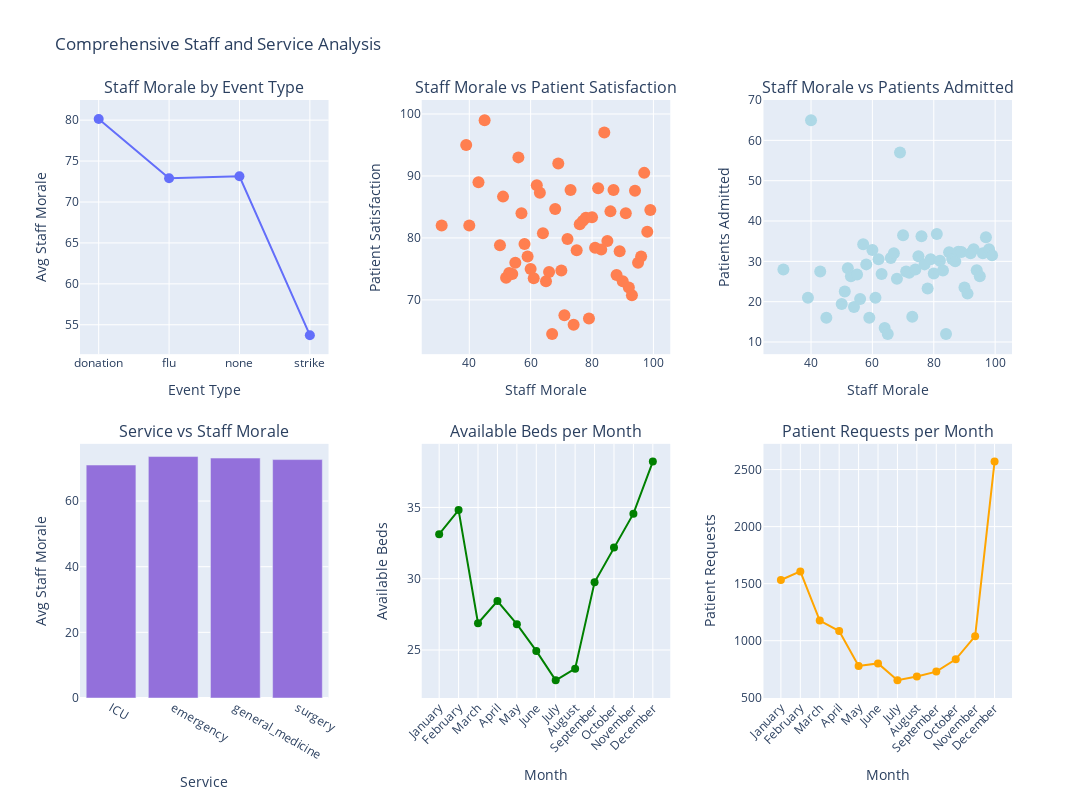

Notebook code for this chart:
### Markdown cell above
### **Insights: Service Quality Analysis**

From the scatter plot visualization, we can observe several key patterns:

1. **Surgery Department Performance**
   - Highest average satisfaction rate (~80.3)
   - Longest average stay (~8.5 days) - represented by the largest bubble size
   - Second highest patient volume (~253 patients)
   - The combination of high satisfaction despite longer stays suggests quality specialized care

2. **ICU Service**
   - Second highest satisfaction rate (~79.9)
   - Moderate length of stay (~5 days)
   - Lowest patient count (~243 patients) - darkest bubble
   - High satisfaction with moderate stays indicates efficient intensive care

3. **Emergency Department**
   - Middle satisfaction rate (~79.5)
   - Shortest average stay (~4 days) - smallest bubble
   - Highest patient volume (~263 patients) - lightest/yellow bubble
   - Quick turnaround with high volume suggests efficient triage and treatment

4. **General Medicine**
   - Lowest satisfaction rate (~78.6)
   - Moderate length of stay (~6 days)
   - Moderate patient count (~245 patients)
   - Lower satisfaction may indicate need for process improvements or resource allocation

**Key Takeaway**: There's a positive correlation between longer hospital stays and satisfaction (particularly in Surgery), suggesting that patients receiving more intensive, specialized care tend to be more satisfied. The Emergency department maintains decent satisfaction despite the highest patient throughput, indicating good operational efficiency.

### Code cell
# 3.4 relationship between staff service, morale and patient satisfaction (services_data)

services_data.head()

# Convert month numbers to month names
services_data['month_name'] = services_data['month'].map({
    1: 'January', 2: 'February', 3: 'March', 4: 'April', 
    5: 'May', 6: 'June', 7: 'July', 8: 'August', 
    9: 'September', 10: 'October', 11: 'November', 12: 'December'
})

# Aggregate data for different relationships
morale_event = services_data.groupby('event').agg(
    staff_morale=('staff_morale', 'mean'),
).reset_index()

patientVstaff = services_data.groupby('staff_morale').agg(
    patient_satisfaction=('patient_satisfaction', 'mean'),
).reset_index()

morale_patients = services_data.groupby('staff_morale').agg(
    patients_admitted=('patients_admitted', 'mean'),
).reset_index()

service_morale = services_data.groupby('service').agg(
    staff_morale=('staff_morale', 'mean'),
).reset_index()

beds_per_month = services_data.groupby('month_name').agg(
    available_beds=('available_beds', 'mean'),
).reset_index()
# Reorder months correctly
month_order = ['January', 'February', 'March', 'April', 'May', 'June', 
               'July', 'August', 'September', 'October', 'November', 'December']
beds_per_month['month_name'] = pd.Categorical(beds_per_month['month_name'], categories=month_order, ordered=True)
beds_per_month = beds_per_month.sort_values('month_name')

requests_per_month = services_data.groupby('month_name').agg(
    patient_requests=('patients_request', 'sum'),
).reset_index()
requests_per_month['month_name'] = pd.Categorical(requests_per_month['month_name'], categories=month_order, ordered=True)
requests_per_month = requests_per_month.sort_values('month_name')

# Calculate correlations
correlation_satisfaction = services_data[['staff_morale', 'patient_satisfaction']].corr().iloc[0, 1]
correlation_admitted = services_data[['staff_morale', 'patients_admitted']].corr().iloc[0, 1]

print(f"Correlation between Staff Morale and Patient Satisfaction: {correlation_satisfaction:.3f}")
print(f"Correlation between Staff Morale and Patients Admitted: {correlation_admitted:.3f}")

# Create subplots (2 rows x 3 columns)
fig = sp.make_subplots(
    rows=2, cols=3,
    subplot_titles=(
        'Staff Morale by Event Type', 
        'Staff Morale vs Patient Satisfaction',
        'Staff Morale vs Patients Admitted',
        'Service vs Staff Morale',
        'Available Beds per Month',
        'Patient Requests per Month'
    ),
    horizontal_spacing=0.1,
    vertical_spacing=0.15
)

# Row 1, Col 1: Staff Morale by Event
fig.add_trace(
    go.Scatter(
        x=morale_event['event'], 
        y=morale_event['staff_morale'], 
        mode='lines+markers', 
        name='Morale by Event',
        marker=dict(size=10),
        line=dict(width=2)
    ),
    row=1, col=1
)

# Row 1, Col 2: Staff Morale vs Patient Satisfaction
fig.add_trace(
    go.Scatter(
        x=patientVstaff['staff_morale'],
        y=patientVstaff['patient_satisfaction'],
        name='Morale vs Satisfaction',
        mode='markers',
        marker=dict(size=12, color='coral'),
        text=[f"Morale: {m}<br>Satisfaction: {s:.1f}" for m, s in zip(patientVstaff['staff_morale'], patientVstaff['patient_satisfaction'])],
        hovertemplate='%{text}<extra></extra>'
    ),
    row=1, col=2
)

# Row 1, Col 3: Staff Morale vs Patients Admitted
fig.add_trace(
    go.Scatter(
        x=morale_patients['staff_morale'],
        y=morale_patients['patients_admitted'],
        name='Morale vs Admitted',
        mode='markers',
        marker=dict(size=12, color='lightblue'),
        text=[f"Morale: {m}<br>Admitted: {p:.1f}" for m, p in zip(morale_patients['staff_morale'], morale_patients['patients_admitted'])],
        hovertemplate='%{text}<extra></extra>'
    ),
    row=1, col=3
)

# Row 2, Col 1: Service vs Staff Morale
fig.add_trace(
    go.Bar(
        x=service_morale['service'],
        y=service_morale['staff_morale'],
        name='Service Morale',
        marker=dict(color='mediumpurple')
    ),
    row=2, col=1
)

# Row 2, Col 2: Available Beds per Month
fig.add_trace(
    go.Scatter(
        x=beds_per_month['month_name'],
        y=beds_per_month['available_beds'],
        name='Available Beds',
        mode='lines+markers',
        marker=dict(size=8, color='green'),
        line=dict(width=2)
    ),
    row=2, col=2
)

# Row 2, Col 3: Patient Requests per Month
fig.add_trace(
    go.Scatter(
        x=requests_per_month['month_name'],
        y=requests_per_month['patient_requests'],
        name='Patient Requests',
        mode='lines+markers',
        marker=dict(size=8, color='orange'),
        line=dict(width=2)
    ),
    row=2, col=3
)

# Update axes labels
fig.update_xaxes(title_text="Event Type", row=1, col=1)
fig.update_yaxes(title_text="Avg Staff Morale", row=1, col=1)

fig.update_xaxes(title_text="Staff Morale", row=1, col=2)
fig.update_yaxes(title_text="Patient Satisfaction", row=1, col=2)

fig.update_xaxes(title_text="Staff Morale", row=1, col=3)
fig.update_yaxes(title_text="Patients Admitted", row=1, col=3)

fig.update_xaxes(title_text="Service", row=2, col=1)
fig.update_yaxes(title_text="Avg Staff Morale", row=2, col=1)

fig.update_xaxes(title_text="Month", row=2, col=2, tickangle=-45)
fig.update_yaxes(title_text="Available Beds", row=2, col=2)

fig.update_xaxes(title_text="Month", row=2, col=3, tickangle=-45)
fig.update_yaxes(title_text="Patient Requests", row=2, col=3)

# Update overall layout
fig.update_layout(
    title_text='Comprehensive Staff and Service Analysis',
    height=800,
    width=1600,
    showlegend=False
)

fig.show()

### Figure 1 — Plotly figure (JSON) as saved in the notebook; plotly's stock layout.template omitted (floating-point values rounded to 4 significant figures)
{"data": [{"line": {"width": 2}, "marker": {"size": 10}, "mode": "lines+markers", "name": "Morale by Event", "type": "scatter", "x": ["donation", "flu", "none", "strike"], "xaxis": "x", "y": [80.14, 72.89, 73.15, 53.73], "yaxis": "y"}, {"hovertemplate": "%{text}<extra></extra>", "marker": {"color": "coral", "size": 12}, "mode": "markers", "name": "Morale vs Satisfaction", "text": ["Morale: 31<br>Satisfaction: 82.0", "Morale: 39<br>Satisfaction: 95.0", "Morale: 40<br>Satisfaction: 82.0", "Morale: 43<br>Satisfaction: 89.0", "Morale: 45<br>Satisfaction: 99.0", "Morale: 50<br>Satisfaction: 78.8", "Morale: 51<br>Satisfaction: 86.7", "Morale: 52<br>Satisfaction: 73.6", "Morale: 53<br>Satisfaction: 74.3", "Morale: 54<br>Satisfaction: 74.2", "Morale: 55<br>Satisfaction: 76.0", "Morale: 56<br>Satisfaction: 93.0", "Morale: 57<br>Satisfaction: 84.0", "Morale: 58<br>Satisfaction: 79.0", "Morale: 59<br>Satisfaction: 77.0", "Morale: 60<br>Satisfaction: 75.0", "Morale: 61<br>Satisfaction: 73.5", "Morale: 62<br>Satisfaction: 88.5", "Morale: 63<br>Satisfaction: 87.3", "Morale: 64<br>Satisfaction: 80.8", "Morale: 65<br>Satisfaction: 73.0", "Morale: 66<br>Satisfaction: 74.5", "Morale: 67<br>Satisfaction: 64.5", "Morale: 68<br>Satisfaction: 84.7", "Morale: 69<br>Satisfaction: 92.0", "Morale: 70<br>Satisfaction: 74.8", "Morale: 71<br>Satisfaction: 67.5", "Morale: 72<br>Satisfaction: 79.8", "Morale: 73<br>Satisfaction: 87.8", "Morale: 74<br>Satisfaction: 66.0", "Morale: 75<br>Satisfaction: 78.0", "Morale: 76<br>Satisfaction: 82.2", "Morale: 77<br>Satisfaction: 82.8", "Morale: 78<br>Satisfaction: 83.2", "Morale: 79<br>Satisfaction: 67.0", "Morale: 80<br>Satisfaction: 83.3", "Morale: 81<br>Satisfaction: 78.4", "Morale: 82<br>Satisfaction: 88.0", "Morale: 83<br>Satisfaction: 78.1", "Morale: 84<br>Satisfaction: 97.0", "Morale: 85<br>Satisfaction: 79.5", "Morale: 86<br>Satisfaction: 84.3", "Morale: 87<br>Satisfaction: 87.8", "Morale: 88<br>Satisfaction: 74.0", "Morale: 89<br>Satisfaction: 77.8", "Morale: 90<br>Satisfaction: 73.0", "Morale: 91<br>Satisfaction: 84.0", "Morale: 92<br>Satisfaction: 72.0", "Morale: 93<br>Satisfaction: 70.8", "Morale: 94<br>Satisfaction: 87.6", "Morale: 95<br>Satisfaction: 76.0", "Morale: 96<br>Satisfaction: 77.0", "Morale: 97<br>Satisfaction: 90.5", "Morale: 98<br>Satisfaction: 81.0", "Morale: 99<br>Satisfaction: 84.5"], "type": "scatter", "x": [31, 39, 40, 43, 45, 50, 51, 52, 53, 54, 55, 56, 57, 58, 59, 60, 61, 62, 63, 64, 65, 66, 67, 68, 69, 70, 71, 72, 73, 74, 75, 76, 77, 78, 79, 80, 81, 82, 83, 84, 85, 86, 87, 88, 89, 90, 91, 92, 93, 94, 95, 96, 97, 98, 99], "xaxis": "x2", "y": [82.0, 95.0, 82.0, 89.0, 99.0, 78.8, 86.67, 73.57, 74.33, 74.17, 76.0, 93.0, 84.0, 79.0, 77.0, 75.0, 73.5, 88.5, 87.29, 80.75, 73.0, 74.5, 64.5, 84.67, 92.0, 74.75, 67.5, 79.83, 87.75, 66.0, 78.0, 82.2, 82.75, 83.25, 67.0, 83.33, 78.4, 88.0, 78.14, 97.0, 79.5, 84.29, 87.75, 74.0, 77.83, 73.0, 84.0, 72.0, 70.75, 87.6, 76.0, 77.0, 90.5, 81.0, 84.5], "yaxis": "y2"}, {"hovertemplate": "%{text}<extra></extra>", "marker": {"color": "lightblue", "size": 12}, "mode": "markers", "name": "Morale vs Admitted", "text": ["Morale: 31<br>Admitted: 28.0", "Morale: 39<br>Admitted: 21.0", "Morale: 40<br>Admitted: 65.0", "Morale: 43<br>Admitted: 27.5", "Morale: 45<br>Admitted: 16.0", "Morale: 50<br>Admitted: 19.4", "Morale: 51<br>Admitted: 22.5", "Morale: 52<br>Admitted: 28.3", "Morale: 53<br>Admitted: 26.3", "Morale: 54<br>Admitted: 18.7", "Morale: 55<br>Admitted: 26.8", "Morale: 56<br>Admitted: 20.7", "Morale: 57<br>Admitted: 34.2", "Morale: 58<br>Admitted: 29.2", "Morale: 59<br>Admitted: 16.0", "Morale: 60<br>Admitted: 32.8", "Morale: 61<br>Admitted: 21.0", "Morale: 62<br>Admitted: 30.5", "Morale: 63<br>Admitted: 26.9", "Morale: 64<br>Admitted: 13.5", "Morale: 65<br>Admitted: 12.0", "Morale: 66<br>Admitted: 30.8", "Morale: 67<br>Admitted: 32.0", "Morale: 68<br>Admitted: 25.7", "Morale: 69<br>Admitted: 57.0", "Morale: 70<br>Admitted: 36.5", "Morale: 71<br>Admitted: 27.5", "Morale: 72<br>Admitted: 27.2", "Morale: 73<br>Admitted: 16.2", "Morale: 74<br>Admitted: 28.0", "Morale: 75<br>Admitted: 31.2", "Morale: 76<br>Admitted: 36.2", "Morale: 77<br>Admitted: 29.2", "Morale: 78<br>Admitted: 23.2", "Morale: 79<br>Admitted: 30.5", "Morale: 80<br>Admitted: 27.0", "Morale: 81<br>Admitted: 36.8", "Morale: 82<br>Admitted: 30.2", "Morale: 83<br>Admitted: 27.7", "Morale: 84<br>Admitted: 12.0", "Morale: 85<br>Admitted: 32.2", "Morale: 86<br>Admitted: 30.6", "Morale: 87<br>Admitted: 30.0", "Morale: 88<br>Admitted: 32.4", "Morale: 89<br>Admitted: 32.3", "Morale: 90<br>Admitted: 23.5", "Morale: 91<br>Admitted: 22.0", "Morale: 92<br>Admitted: 32.0", "Morale: 93<br>Admitted: 33.0", "Morale: 94<br>Admitted: 27.8", "Morale: 95<br>Admitted: 26.3", "Morale: 96<br>Admitted: 32.0", "Morale: 97<br>Admitted: 36.0", "Morale: 98<br>Admitted: 33.0", "Morale: 99<br>Admitted: 31.5"], "type": "scatter", "x": [31, 39, 40, 43, 45, 50, 51, 52, 53, 54, 55, 56, 57, 58, 59, 60, 61, 62, 63, 64, 65, 66, 67, 68, 69, 70, 71, 72, 73, 74, 75, 76, 77, 78, 79, 80, 81, 82, 83, 84, 85, 86, 87, 88, 89, 90, 91, 92, 93, 94, 95, 96, 97, 98, 99], "xaxis": "x3", "y": [28.0, 21.0, 65.0, 27.5, 16.0, 19.4, 22.5, 28.29, 26.33, 18.67, 26.75, 20.67, 34.25, 29.25, 16.0, 32.83, 21.0, 30.5, 26.86, 13.5, 12.0, 30.83, 32.0, 25.67, 57.0, 36.5, 27.5, 27.17, 16.25, 28.0, 31.25, 36.2, 29.25, 23.25, 30.5, 27.0, 36.8, 30.17, 27.71, 12.0, 32.25, 30.57, 30.0, 32.4, 32.33, 23.5, 22.0, 32.0, 33.0, 27.8, 26.33, 32.0, 36.0, 33.0, 31.5], "yaxis": "y3"}, {"marker": {"color": "mediumpurple"}, "name": "Service Morale", "type": "bar", "x": ["ICU", "emergency", "general_medicine", "surgery"], "xaxis": "x4", "y": [70.98, 73.56, 73.1, 72.63], "yaxis": "y4"}, {"line": {"width": 2}, "marker": {"color": "green", "size": 8}, "mode": "lines+markers", "name": "Available Beds", "type": "scatter", "x": ["January", "February", "March", "April", "May", "June", "July", "August", "September", "October", "November", "December"], "xaxis": "x5", "y": [33.12, 34.81, 26.88, 28.44, 26.81, 24.94, 22.88, 23.69, 29.75, 32.19, 34.56, 38.22], "yaxis": "y5"}, {"line": {"width": 2}, "marker": {"color": "orange", "size": 8}, "mode": "lines+markers", "name": "Patient Requests", "type": "scatter", "x": ["January", "February", "March", "April", "May", "June", "July", "August", "September", "October", "November", "December"], "xaxis": "x6", "y": [1532, 1607, 1176, 1084, 778, 801, 653, 686, 729, 837, 1040, 2570], "yaxis": "y6"}], "layout": {"annotations": [{"font": {"size": 16}, "showarrow": false, "text": "Staff Morale by Event Type", "x": 0.1333, "xanchor": "center", "xref": "paper", "y": 1, "yanchor": "bottom", "yref": "paper"}, {"font": {"size": 16}, "showarrow": false, "text": "Staff Morale vs Patient Satisfaction", "x": 0.5, "xanchor": "center", "xref": "paper", "y": 1, "yanchor": "bottom", "yref": "paper"}, {"font": {"size": 16}, "showarrow": false, "text": "Staff Morale vs Patients Admitted", "x": 0.8667, "xanchor": "center", "xref": "paper", "y": 1, "yanchor": "bottom", "yref": "paper"}, {"font": {"size": 16}, "showarrow": false, "text": "Service vs Staff Morale", "x": 0.1333, "xanchor": "center", "xref": "paper", "y": 0.425, "yanchor": "bottom", "yref": "paper"}, {"font": {"size": 16}, "showarrow": false, "text": "Available Beds per Month", "x": 0.5, "xanchor": "center", "xref": "paper", "y": 0.425, "yanchor": "bottom", "yref": "paper"}, {"font": {"size": 16}, "showarrow": false, "text": "Patient Requests per Month", "x": 0.8667, "xanchor": "center", "xref": "paper", "y": 0.425, "yanchor": "bottom", "yref": "paper"}], "height": 800, "showlegend": false, "title": {"text": "Comprehensive Staff and Service Analysis"}, "width": 1600, "xaxis": {"anchor": "y", "domain": [0, 0.2667], "title": {"text": "Event Type"}}, "xaxis2": {"anchor": "y2", "domain": [0.3667, 0.6333], "title": {"text": "Staff Morale"}}, "xaxis3": {"anchor": "y3", "domain": [0.7333, 1], "title": {"text": "Staff Morale"}}, "xaxis4": {"anchor": "y4", "domain": [0, 0.2667], "title": {"text": "Service"}}, "xaxis5": {"anchor": "y5", "domain": [0.3667, 0.6333], "tickangle": -45, "title": {"text": "Month"}}, "xaxis6": {"anchor": "y6", "domain": [0.7333, 1], "tickangle": -45, "title": {"text": "Month"}}, "yaxis": {"anchor": "x", "domain": [0.575, 1], "title": {"text": "Avg Staff Morale"}}, "yaxis2": {"anchor": "x2", "domain": [0.575, 1], "title": {"text": "Patient Satisfaction"}}, "yaxis3": {"anchor": "x3", "domain": [0.575, 1], "title": {"text": "Patients Admitted"}}, "yaxis4": {"anchor": "x4", "domain": [0, 0.425], "title": {"text": "Avg Staff Morale"}}, "yaxis5": {"anchor": "x5", "domain": [0, 0.425], "title": {"text": "Available Beds"}}, "yaxis6": {"anchor": "x6", "domain": [0, 0.425], "title": {"text": "Patient Requests"}}}}
